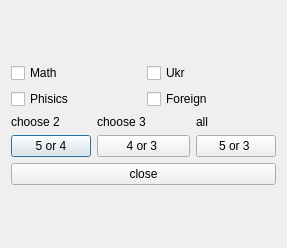
<?xml version="1.0" encoding="UTF-8"?>
<ui version="4.0">
 <class>SpecificMarks</class>
 <widget class="QDialog" name="SpecificMarks">
  <property name="geometry">
   <rect>
    <x>0</x>
    <y>0</y>
    <width>287</width>
    <height>248</height>
   </rect>
  </property>
  <property name="sizePolicy">
   <sizepolicy hsizetype="Fixed" vsizetype="Fixed">
    <horstretch>0</horstretch>
    <verstretch>0</verstretch>
   </sizepolicy>
  </property>
  <property name="windowTitle">
   <string>Specific Mark Combinations</string>
  </property>
  <layout class="QVBoxLayout" name="verticalLayout">
   <item>
    <layout class="QGridLayout" name="gridLayout">
     <item row="0" column="0" colspan="2">
      <widget class="QCheckBox" name="Math">
       <property name="text">
        <string>Math</string>
       </property>
      </widget>
     </item>
     <item row="0" column="2" colspan="2">
      <widget class="QCheckBox" name="Ukr">
       <property name="text">
        <string>Ukr</string>
       </property>
      </widget>
     </item>
     <item row="1" column="0" colspan="2">
      <widget class="QCheckBox" name="Phisics">
       <property name="text">
        <string>Phisics</string>
       </property>
      </widget>
     </item>
     <item row="1" column="2" colspan="2">
      <widget class="QCheckBox" name="Foreign">
       <property name="text">
        <string>Foreign</string>
       </property>
      </widget>
     </item>
     <item row="2" column="0">
      <widget class="QLabel" name="label">
       <property name="sizePolicy">
        <sizepolicy hsizetype="Preferred" vsizetype="Minimum">
         <horstretch>0</horstretch>
         <verstretch>0</verstretch>
        </sizepolicy>
       </property>
       <property name="text">
        <string>choose 2</string>
       </property>
      </widget>
     </item>
     <item row="2" column="1" colspan="2">
      <widget class="QLabel" name="label_2">
       <property name="sizePolicy">
        <sizepolicy hsizetype="Preferred" vsizetype="Minimum">
         <horstretch>0</horstretch>
         <verstretch>0</verstretch>
        </sizepolicy>
       </property>
       <property name="text">
        <string>choose 3</string>
       </property>
      </widget>
     </item>
     <item row="2" column="3">
      <widget class="QLabel" name="label_3">
       <property name="sizePolicy">
        <sizepolicy hsizetype="Preferred" vsizetype="Fixed">
         <horstretch>0</horstretch>
         <verstretch>0</verstretch>
        </sizepolicy>
       </property>
       <property name="text">
        <string>all</string>
       </property>
      </widget>
     </item>
     <item row="3" column="0">
      <widget class="QPushButton" name="pushButton">
       <property name="text">
        <string>5 or 4</string>
       </property>
      </widget>
     </item>
     <item row="3" column="1" colspan="2">
      <widget class="QPushButton" name="pushButton_3">
       <property name="text">
        <string>4 or 3 </string>
       </property>
      </widget>
     </item>
     <item row="3" column="3">
      <widget class="QPushButton" name="pushButton_2">
       <property name="text">
        <string>5 or 3 </string>
       </property>
      </widget>
     </item>
     <item row="4" column="0" colspan="4">
      <widget class="QPushButton" name="pushButton_4">
       <property name="text">
        <string>close</string>
       </property>
      </widget>
     </item>
    </layout>
   </item>
  </layout>
 </widget>
 <resources/>
 <connections/>
</ui>
